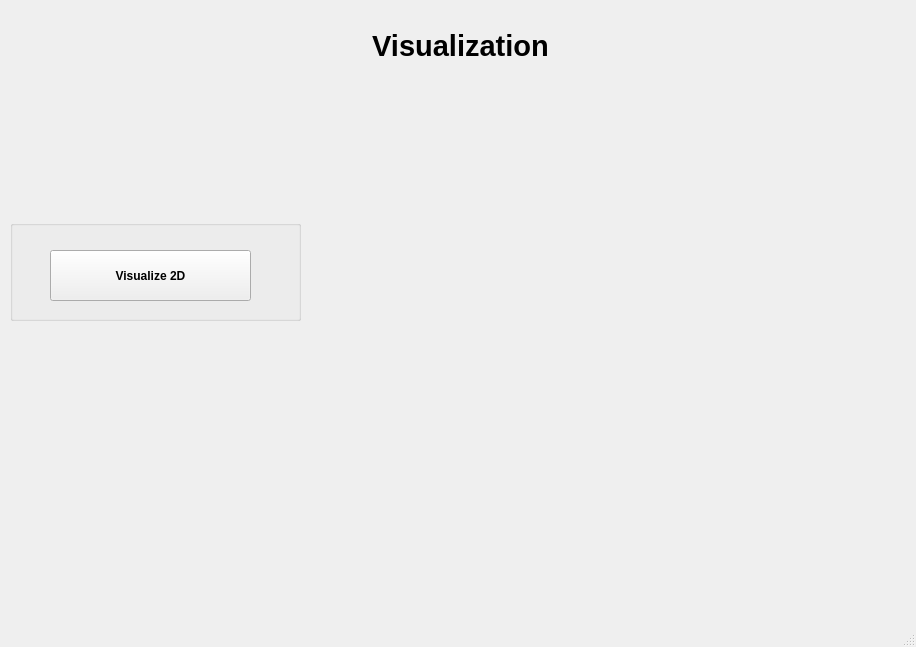
<?xml version="1.0" encoding="UTF-8"?>
<ui version="4.0">
 <class>Visualization2D</class>
 <widget class="QMainWindow" name="Visualization2D">
  <property name="geometry">
   <rect>
    <x>0</x>
    <y>0</y>
    <width>916</width>
    <height>647</height>
   </rect>
  </property>
  <property name="windowTitle">
   <string>MainWindow</string>
  </property>
  <widget class="QWidget" name="centralwidget">
   <widget class="QGroupBox" name="visualizationBox">
    <property name="geometry">
     <rect>
      <x>10</x>
      <y>220</y>
      <width>291</width>
      <height>101</height>
     </rect>
    </property>
    <property name="font">
     <font>
      <weight>75</weight>
      <bold>true</bold>
     </font>
    </property>
    <property name="title">
     <string/>
    </property>
    <widget class="QPushButton" name="visualizeBtn">
     <property name="geometry">
      <rect>
       <x>40</x>
       <y>30</y>
       <width>201</width>
       <height>51</height>
      </rect>
     </property>
     <property name="text">
      <string>Visualize 2D</string>
     </property>
    </widget>
   </widget>
   <widget class="QVTKOpenGLWidget" name="qvtkWidget" native="true">
    <property name="geometry">
     <rect>
      <x>330</x>
      <y>100</y>
      <width>541</width>
      <height>461</height>
     </rect>
    </property>
   </widget>
   <widget class="QLabel" name="label">
    <property name="geometry">
     <rect>
      <x>300</x>
      <y>20</y>
      <width>321</width>
      <height>51</height>
     </rect>
    </property>
    <property name="font">
     <font>
      <pointsize>22</pointsize>
      <weight>75</weight>
      <bold>true</bold>
     </font>
    </property>
    <property name="text">
     <string>Visualization</string>
    </property>
    <property name="textFormat">
     <enum>Qt::AutoText</enum>
    </property>
    <property name="scaledContents">
     <bool>false</bool>
    </property>
    <property name="alignment">
     <set>Qt::AlignCenter</set>
    </property>
    <property name="wordWrap">
     <bool>false</bool>
    </property>
   </widget>
  </widget>
  <widget class="QMenuBar" name="menubar">
   <property name="geometry">
    <rect>
     <x>0</x>
     <y>0</y>
     <width>916</width>
     <height>21</height>
    </rect>
   </property>
  </widget>
  <widget class="QStatusBar" name="statusbar"/>
 </widget>
 <customwidgets>
  <customwidget>
   <class>QVTKOpenGLWidget</class>
   <extends>QWidget</extends>
   <header>QVTKOpenGLWidget.h</header>
   <container>1</container>
  </customwidget>
 </customwidgets>
 <resources/>
 <connections/>
</ui>
